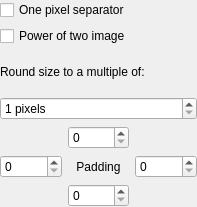
<?xml version="1.0" encoding="UTF-8"?>
<ui version="4.0">
 <class>LayoutConfigFrame</class>
 <widget class="QWidget" name="LayoutConfigFrame">
  <property name="geometry">
   <rect>
    <x>0</x>
    <y>0</y>
    <width>197</width>
    <height>207</height>
   </rect>
  </property>
  <property name="sizePolicy">
   <sizepolicy hsizetype="Minimum" vsizetype="Minimum">
    <horstretch>0</horstretch>
    <verstretch>0</verstretch>
   </sizepolicy>
  </property>
  <property name="windowTitle">
   <string>Frame</string>
  </property>
  <property name="locale">
   <locale language="English" country="UnitedStates"/>
  </property>
  <layout class="QVBoxLayout" name="verticalLayout">
   <property name="sizeConstraint">
    <enum>QLayout::SetMinimumSize</enum>
   </property>
   <property name="leftMargin">
    <number>0</number>
   </property>
   <property name="topMargin">
    <number>0</number>
   </property>
   <property name="rightMargin">
    <number>0</number>
   </property>
   <property name="bottomMargin">
    <number>0</number>
   </property>
   <item>
    <widget class="QCheckBox" name="checkBoxOnePixelOffset">
     <property name="text">
      <string>One pixel separator</string>
     </property>
    </widget>
   </item>
   <item>
    <widget class="QCheckBox" name="checkBoxPOT">
     <property name="text">
      <string>Power of two image</string>
     </property>
    </widget>
   </item>
   <item>
    <widget class="QLabel" name="label_2">
     <property name="text">
      <string>Round size to a multiple of:</string>
     </property>
     <property name="buddy">
      <cstring>spinBoxSizeIncrement</cstring>
     </property>
    </widget>
   </item>
   <item>
    <widget class="QSpinBox" name="spinBoxSizeIncrement">
     <property name="suffix">
      <string> pixels</string>
     </property>
     <property name="minimum">
      <number>1</number>
     </property>
     <property name="maximum">
      <number>1048576</number>
     </property>
    </widget>
   </item>
   <item>
    <layout class="QGridLayout" name="gridLayout">
     <item row="1" column="2">
      <widget class="QSpinBox" name="spinBoxRightOffset">
       <property name="maximum">
        <number>1000</number>
       </property>
      </widget>
     </item>
     <item row="1" column="0">
      <widget class="QSpinBox" name="spinBoxLeftOffset">
       <property name="maximum">
        <number>1000</number>
       </property>
      </widget>
     </item>
     <item row="1" column="1">
      <widget class="QLabel" name="label">
       <property name="text">
        <string>Padding</string>
       </property>
       <property name="alignment">
        <set>Qt::AlignCenter</set>
       </property>
      </widget>
     </item>
     <item row="0" column="1">
      <widget class="QSpinBox" name="spinBoxTopOffset">
       <property name="maximum">
        <number>1000</number>
       </property>
      </widget>
     </item>
     <item row="2" column="1">
      <widget class="QSpinBox" name="spinBoxBottomOffset">
       <property name="maximum">
        <number>1000</number>
       </property>
      </widget>
     </item>
    </layout>
   </item>
  </layout>
 </widget>
 <resources/>
 <connections/>
</ui>
